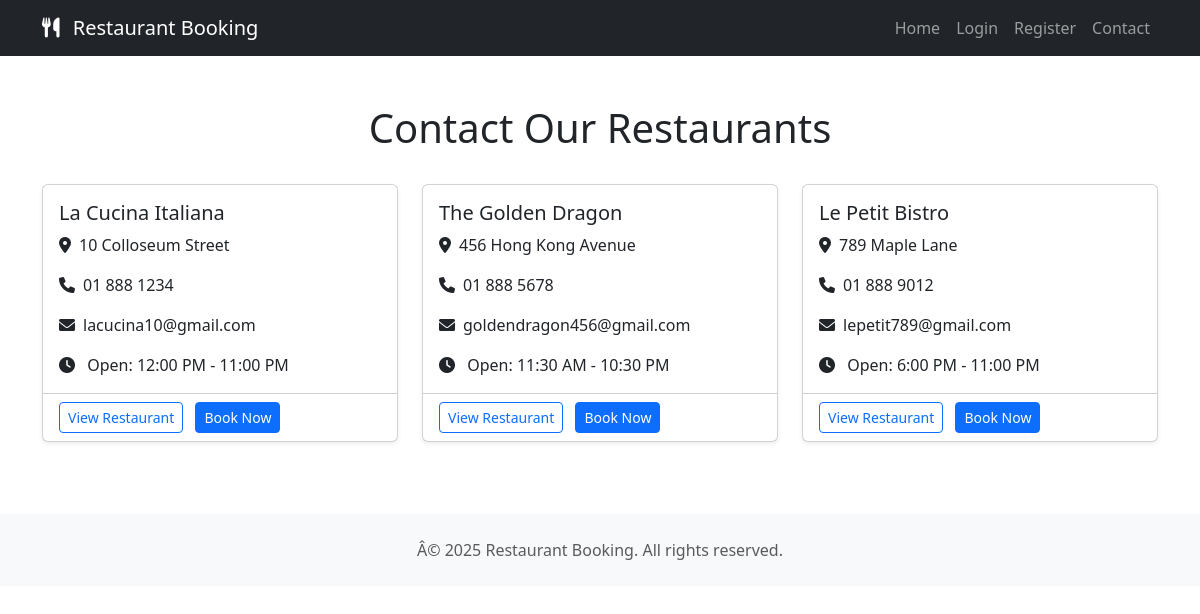
Page /contact/ on the committed database.
### restaurant/models.py (models this page shows, shortened)
class Restaurant(models.Model):
    name = models.CharField(max_length=100)
    address = models.CharField(max_length=200)
    description = models.TextField(blank=True)
    opening_time = models.TimeField(default=datetime.strptime('09:00', '%H:%M').time())
    closing_time = models.TimeField(default=datetime.strptime('22:00', '%H:%M').time())
    capacity = models.IntegerField(default=50)
    contact_number = models.CharField(max_length=20)
    email = models.EmailField()

### restaurant/views.py (the view)
# urls.py: path('contact/', views.contact, name='contact'),
def contact(request):
    restaurants = Restaurant.objects.all()
    return render(request, 'restaurant/contact.html', {
        'restaurants': restaurants
    })

### restaurant/templates/restaurant/contact.html
{% extends "base.html" %}
{% block content %}
<div class="container my-5">
    <div class="row">
        <div class="col-12 mb-4">
            <h1 class="text-center">Contact Our Restaurants</h1>
        </div>
        {% for restaurant in restaurants %}
        <div class="col-md-4 mb-4">
            <div class="card h-100 shadow-sm">
                <div class="card-body">
                    <h5 class="card-title">{{ restaurant.name }}</h5>
                    <p class="card-text">
                        <i class="fas fa-map-marker-alt me-2"></i>{{ restaurant.address }}
                    </p>
                    <p class="card-text">
                        <i class="fas fa-phone me-2"></i>{{ restaurant.contact_number }}
                    </p>
                    <p class="card-text">
                        <i class="fas fa-envelope me-2"></i>{{ restaurant.email }}
                    </p>
                    <p class="card-text">
                        <i class="fas fa-clock me-2"></i>
                        Open: {{ restaurant.opening_time|time:"g:i A" }} - {{ restaurant.closing_time|time:"g:i A" }}
                    </p>
                </div>
                <div class="card-footer bg-transparent">
                    <a href="{% url 'restaurant_detail' restaurant.id %}" class="btn btn-outline-primary btn-sm">
                        View Restaurant
                    </a>
                    <a href="{% url 'book_restaurant' restaurant.id %}" class="btn btn-primary btn-sm ms-2">
                        Book Now
                    </a>
                </div>
            </div>
        </div>
        {% endfor %}
    </div>
</div>
{% endblock %}

### rows in the picture
Restaurant: name "La Cucina Italiana", address "10 Colloseum Street", contact_number "01 888 1234", email "lacucina10@gmail.com", opening_time "12:00 PM", closing_time "11:00 PM"
Restaurant: name "The Golden Dragon", address "456 Hong Kong Avenue", contact_number "01 888 5678", email "goldendragon456@gmail.com", opening_time "11:30 AM", closing_time "10:30 PM"
Restaurant: name "Le Petit Bistro", address "789 Maple Lane", contact_number "01 888 9012", email "lepetit789@gmail.com", opening_time "6:00 PM", closing_time "11:00 PM"
